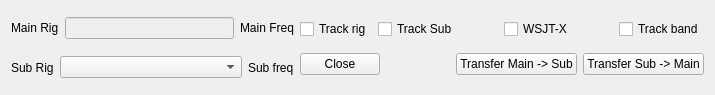
<?xml version="1.0" encoding="UTF-8"?>
<ui version="4.0">
 <class>RSMainWindow</class>
 <widget class="QMainWindow" name="RSMainWindow">
  <property name="geometry">
   <rect>
    <x>0</x>
    <y>0</y>
    <width>715</width>
    <height>95</height>
   </rect>
  </property>
  <property name="windowTitle">
   <string>Sub &lt;-&gt; Main Rig Sync</string>
  </property>
  <widget class="QWidget" name="centralWidget">
   <layout class="QHBoxLayout" name="horizontalLayout_5">
    <item>
     <layout class="QVBoxLayout" name="verticalLayout">
      <item>
       <layout class="QHBoxLayout" name="horizontalLayout_2">
        <item>
         <widget class="QLabel" name="Label1">
          <property name="text">
           <string>Main Rig</string>
          </property>
         </widget>
        </item>
        <item>
         <widget class="QLineEdit" name="Rig1Rig">
          <property name="enabled">
           <bool>false</bool>
          </property>
         </widget>
        </item>
        <item>
         <widget class="QLabel" name="QF1Label">
          <property name="text">
           <string>Main Freq</string>
          </property>
         </widget>
        </item>
       </layout>
      </item>
      <item>
       <layout class="QHBoxLayout" name="horizontalLayout_3">
        <item>
         <widget class="QLabel" name="Label2">
          <property name="text">
           <string>Sub Rig</string>
          </property>
         </widget>
        </item>
        <item>
         <widget class="QComboBox" name="Rig2Combo">
          <property name="sizePolicy">
           <sizepolicy hsizetype="Expanding" vsizetype="Fixed">
            <horstretch>0</horstretch>
            <verstretch>0</verstretch>
           </sizepolicy>
          </property>
          <property name="sizeAdjustPolicy">
           <enum>QComboBox::AdjustToContents</enum>
          </property>
         </widget>
        </item>
        <item>
         <widget class="QLabel" name="QF2Label">
          <property name="text">
           <string>Sub freq</string>
          </property>
         </widget>
        </item>
       </layout>
      </item>
     </layout>
    </item>
    <item>
     <layout class="QVBoxLayout" name="verticalLayout_2">
      <item>
       <layout class="QHBoxLayout" name="horizontalLayout">
        <item>
         <widget class="QCheckBox" name="trackRig">
          <property name="text">
           <string>Track rig</string>
          </property>
         </widget>
        </item>
        <item>
         <widget class="QCheckBox" name="trackSub">
          <property name="text">
           <string>Track Sub</string>
          </property>
         </widget>
        </item>
        <item>
         <spacer name="horizontalSpacer_3">
          <property name="orientation">
           <enum>Qt::Horizontal</enum>
          </property>
          <property name="sizeHint" stdset="0">
           <size>
            <width>40</width>
            <height>20</height>
           </size>
          </property>
         </spacer>
        </item>
        <item>
         <widget class="QCheckBox" name="wsjtxCb">
          <property name="text">
           <string>WSJT-X</string>
          </property>
         </widget>
        </item>
        <item>
         <spacer name="horizontalSpacer">
          <property name="orientation">
           <enum>Qt::Horizontal</enum>
          </property>
          <property name="sizeHint" stdset="0">
           <size>
            <width>40</width>
            <height>20</height>
           </size>
          </property>
         </spacer>
        </item>
        <item>
         <widget class="QCheckBox" name="trackBandcb">
          <property name="text">
           <string>Track band</string>
          </property>
         </widget>
        </item>
       </layout>
      </item>
      <item>
       <layout class="QHBoxLayout" name="horizontalLayout_4">
        <item>
         <widget class="QPushButton" name="closeButton">
          <property name="text">
           <string>Close</string>
          </property>
         </widget>
        </item>
        <item>
         <spacer name="horizontalSpacer_2">
          <property name="orientation">
           <enum>Qt::Horizontal</enum>
          </property>
          <property name="sizeHint" stdset="0">
           <size>
            <width>40</width>
            <height>20</height>
           </size>
          </property>
         </spacer>
        </item>
        <item>
         <widget class="QPushButton" name="transfer12Button">
          <property name="text">
           <string>Transfer Main -&gt; Sub</string>
          </property>
         </widget>
        </item>
        <item>
         <widget class="QPushButton" name="transfer21Button">
          <property name="text">
           <string>Transfer Sub -&gt; Main</string>
          </property>
         </widget>
        </item>
       </layout>
      </item>
     </layout>
    </item>
   </layout>
  </widget>
  <widget class="QMenuBar" name="menuBar">
   <property name="geometry">
    <rect>
     <x>0</x>
     <y>0</y>
     <width>715</width>
     <height>21</height>
    </rect>
   </property>
  </widget>
 </widget>
 <layoutdefault spacing="6" margin="11"/>
 <resources/>
 <connections/>
 <buttongroups>
  <buttongroup name="trackButtonGroup"/>
 </buttongroups>
</ui>
